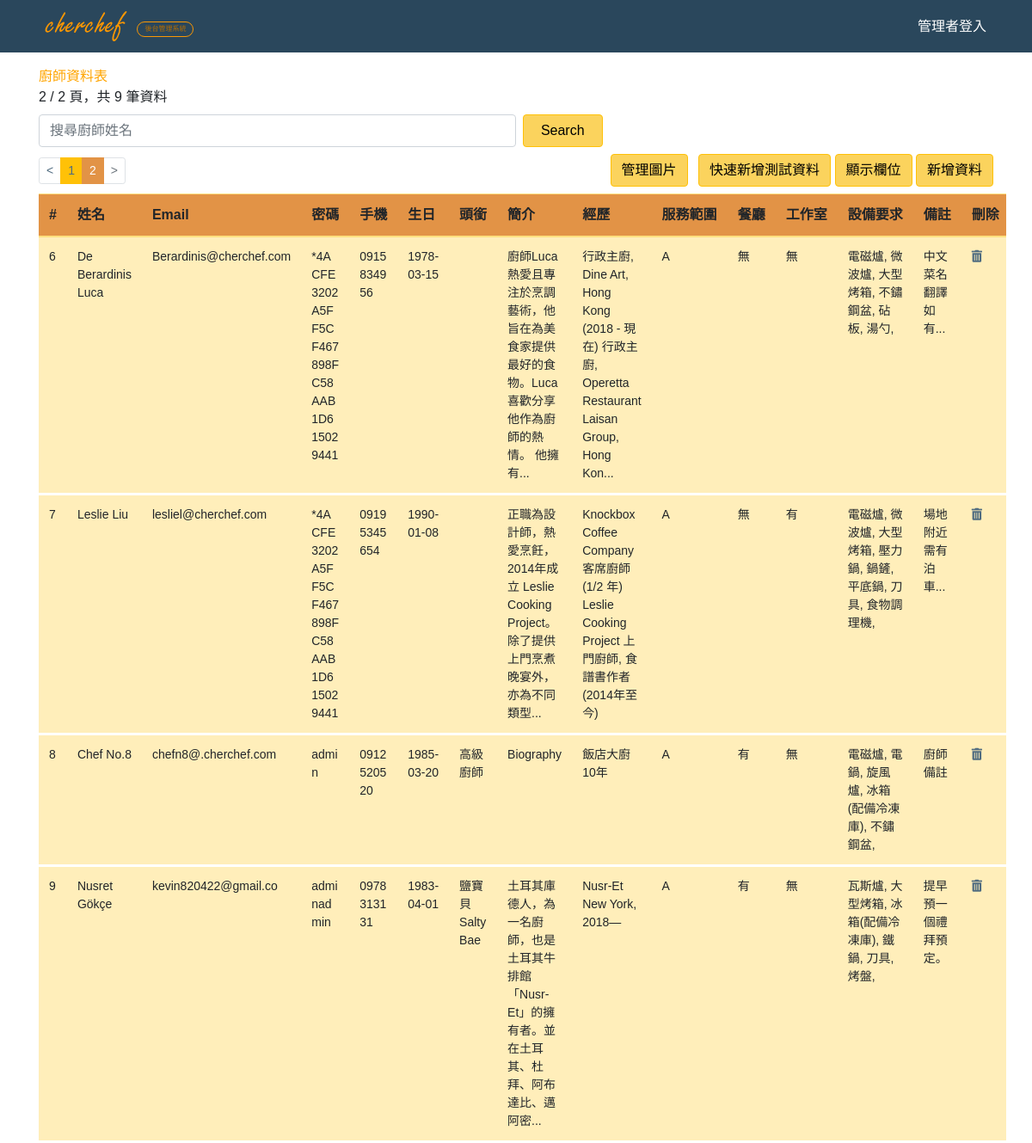
The app's page /Chef/chef_test.php?page=2 with its own data.
### tables this page shows
CREATE TABLE `chef` (
  `sid` int(11) NOT NULL,
  `name` varchar(255) NOT NULL,
  `email` varchar(255) NOT NULL,
  `password` varchar(255) NOT NULL,
  `mobile` varchar(255) NOT NULL,
  `birthday` date NOT NULL,
  `pic` varchar(255) NOT NULL,
  `title` varchar(255) DEFAULT NULL,
  `info` varchar(255) DEFAULT NULL,
  `experience` varchar(255) NOT NULL,
  `food_set` varchar(255) DEFAULT NULL,
  `area` varchar(255) NOT NULL,
  `restaurant` varchar(255) DEFAULT NULL,
  `own_kitchen` varchar(255) NOT NULL,
  `tool` varchar(255) DEFAULT NULL,
  `note` varchar(255) DEFAULT NULL
);

CREATE TABLE `tool` (
  `sid` int(11) NOT NULL,
  `tool_name` varchar(255) NOT NULL
);

### Chef/chef_test.php (the view, shortened to what this page needs)
<?php
require __DIR__ . '/connect.php';
$per_page = 5;
$page = isset($_GET['page']) ? intval($_GET['page']) : 1;
$t_sql = "SELECT * FROM `tool` ORDER BY `tool`.`sid`";
$t_stmt = $pdo->query($t_sql);
$all_tool = $t_stmt->fetchAll(PDO::FETCH_ASSOC);
$t_sql = "SELECT COUNT(1) FROM chef";
$t_stmt = $pdo->query($t_sql);
$total_rows = $t_stmt->fetch(PDO::FETCH_NUM)[0];
$total_pages = ceil($total_rows / $per_page);
$sql = sprintf("SELECT * FROM chef ORDER BY sid LIMIT %s, %s", ($page - 1) * $per_page, $per_page);
$stmt = $pdo->query($sql);
$rows = $stmt->fetchAll(PDO::FETCH_ASSOC);
?>
<?php include __DIR__ . '/_html_header.php' ?>
<?php include __DIR__ . '/_navbar.php' ?>
<div class="container pt-3">
    <div style="color:orange;">廚師資料表</div>
    <div><?= $page . " / " . $total_pages . " 頁，共 " . $total_rows . " 筆資料" ?></div>
    <div class="row">
        <div class="col-lg-12">
            <form class="form-inline d-flex" name="form1" action="chef_data_search.php" method="post">
                <input type="text" class="form-control col-12 col-md-6 mr-2 my-2" id="search_input" name="search_input"
                    placeholder="搜尋廚師姓名">
                <button type="submit" class="btn btn-warning col-12 col-md-2 col-lg-1 my-md-2 mb-2">Search</button>
            </form>
            <nav class="d-flex mb-2">
                <ul class="pagination pagination-sm mb-0 mr-auto align-items-center">
                    <li class="page-item <?= $page <= 1 ? 'disabled' : '' ?>">
                        <a class="page-link" href="?page=<?= $page - 1 ?>">&lt;</a>
                    </li>
                    <?php for ($i = 1; $i <= $total_pages; $i++) : ?>
                    <li class="page-item <?= $i == $page ? 'active' : '' ?>">
                        <a class="page-link bg-warning border-warning" href="?page=<?= $i ?>"><?= $i ?></a>
                    </li>
                    <?php endfor ?>
                    <li class="page-item <?= $page >= $total_pages ? 'disabled' : '' ?>">
                        <a class="page-link" href="?page=<?= $page + 1 ?>">&gt;</a>
                    </li>
                </ul>
                <div>
                    <a href="chef_photo.php"><button type="button" class="btn btn-warning mr-2">管理圖片</button></a>
                    <a href="chef_insert.php"><button type="button" class="btn btn-warning">快速新增測試資料</button></a>
                    <div class="btn btn-warning showSelect" style="position:relative;cursor:pointer">顯示欄位
                    </div>
                    <a href="chef_data_insert.php"><button type="button" class="btn btn-warning">新增資料</button></a>
                </div>
            </nav>
        </div>
    </div>
    <div class="row">
        <div class="col-lg-12 table-responsive card-list-table">
            <table class="table table-warning table-hover" data-locale="zh-TW" data-toggle="table"
                data-pagination="true" data-page-list="[10, 25, 50, 100, 200, All]" data-sort-order="desc"
                data-search="true" data-search-align="left" data-pagination-pre-text="上一頁"
                data-pagination-next-text="下一頁" data-buttons-class="warning" data-buttons-toolbar=".buttons-toolbar">
                <thead class="bg-warning text-nowrap">
                    <tr>
                        <th scope="col" data-sortable="true" data-field="sid">#</th>
                        <th scope="col" data-sortable="true" data-field="name">姓名</th>
                        <th scope="col" data-field="email">Email</th>
                        <th scope="col" data-field="password">密碼</th>
                        <th scope="col" data-field="mobile">手機</th>
                        <th scope="col" data-sortable="true" data-field="birthday">生日</th>
                        <th scope="col" data-field="title">頭銜</th>
                        <th scope="col" data-field="info">簡介</th>
                        <th scope="col" data-field="experience">經歷</th>
                        <th scope="col" data-field="area">服務範圍</th>
                        <th scope="col" data-field="restaurant">餐廳</th>
                        <th scope="col" data-field="own_kitchen">工作室</th>
                        <th scope="col" data-field="tool">設備要求</th>
                        <th scope="col" data-field="note">備註</th>
                        <div col-md-6>
                            <th scope="col">刪除</th>
                        </div>
                    </tr>
                </thead>
                <tbody id="myTable">
                    <?php foreach ($rows as $row) : ?>
                    <tr class="form_data_font_style">
                        <td data-title="#" ><?= $row['sid'] ?></td>
                        <td data-title="姓名"><?= $row['name'] ?></td>
                        <td data-title="Email" data-fieldName="email"><?= $row['email'] ?></td>
                        <td data-title="密碼" class="text-break" data-fieldName="password"><?= $row['password'] ?></td>
                        <td data-title="手機" class="text-break" data-fieldName="mobile"><?= $row['mobile'] ?></td>
                        <td data-title="生日" data-fieldName="birthday"><?= $row['birthday'] ?></td>
                        <td data-title="頭銜"  data-fieldName="title"><?= $row['title'] ?></td>
                        <td data-title="簡介"  data-fieldName="info"><?= mb_strimwidth($row['info'], 0, 100, "...", "UTF-8"); ?></td>
                        <td data-title="經歷"  data-fieldName="experience"><?= mb_strimwidth($row['experience'], 0, 100, "...", "UTF-8");  ?>
                        </td>
                        <td data-title="服務範圍"  data-fieldName="area"><?= $row['area'] ?></td>
                        <td data-title="餐廳"  data-fieldName="restaurant"><?= $row['restaurant'] == 1 ? "有" : "無" ?></td>
                        <td data-title="工作室"  data-fieldName="own_kitchen"><?= $row['own_kitchen'] == 1 ? "無" : "有" ?></td>
                        <td data-title="設備要求"  data-fieldName="tool">
                            <?php $require_tools = explode(",", $row['tool']);
                            foreach ($require_tools as $require_tool) :
                                foreach ($all_tool as $tool) :
                                    if ($require_tool == $tool['sid']) :
                                        echo $tool['tool_name'] . "," ?>
                            <?php endif;endforeach;endforeach; ?></td>
                        <td data-title="備註" data-fieldName="note"><?= mb_strimwidth($row['note'], 0, 20, "...", "UTF-8");  ?></td>
                        <td data-title="刪除"><a href="javascript: delete_it(<?= $row['sid'] ?>)"><i
                                    class="fas fa-trash-alt"></i></a></td>
                    </tr>
                    <?php endforeach; ?>
                </tbody>
            </table>
        </div>
    </div>
</div>
<?php include __DIR__ . '/_html_footer.php';  ?>

### Chef/main.css (style rules this page uses)
* { font-family: 'Noto Sans TC', sans-serif; }
.table { margin: 0; }
.form_data_font_style { font-size: 14px; font-family: Arial, Helvetica, sans-serif, "微軟正黑體"; }
nav a { color: white; }
table a { color: #506c80; }
.page-link { color: #506c80; }
html { margin: 0; padding: 0; width: 100% }
body { margin: 0; padding: 0; width: 100%; background-size: cover; height: 100vh; display: table; }
.table-warning td { border-color: #fff !important; border-bottom: 3px solid #fff; }
.btn-warning { color: #000; background-color: #fbd35d !important; }
.table-warning thead { background: #e29346 !important; }
.pagination>li.active>a.page-link { background-color: #e29346 !important; border-color: #e29346 !important; }

### records on screen
chef: sid "6", name "De Berardinis Luca", email "Berardinis@cherchef.com", password "*4ACFE3202A5FF5CF467898FC58AAB1D615029441", mobile "0915834956", birthday "1978-03-15", info "廚師Luca熱愛且專注於烹調藝術，他旨在為美食家提供最好的食物。Luca喜歡分享他作為廚師的熱情。 他擁有...", experience "行政主廚, Dine Art, Hong Kong (2018 - 現在) 行政主廚, Operetta Restaurant Laisan Group, Hong Kon...", area "A", shows "無", own_kitchen "無", note "中文菜名翻譯如有..."
tool: tool_name "電磁爐"
tool: tool_name "微波爐"
tool: tool_name "大型烤箱"
tool: tool_name "不鏽鋼盆"
tool: tool_name "砧板"
tool: tool_name "湯勺"
chef: sid "7", name "Leslie Liu", email "lesliel@cherchef.com", password "*4ACFE3202A5FF5CF467898FC58AAB1D615029441", mobile "09195345654", birthday "1990-01-08", info "正職為設計師，熱愛烹飪，2014年成立 Leslie Cooking Project。除了提供上門烹煮晚宴外， 亦為不同類型...", experience "Knockbox Coffee Company 客席廚師 (1/2 年) Leslie Cooking Project 上門廚師, 食譜書作者 (2014年至今)", area "A", shows "無", own_kitchen "有", note "場地附近需有泊車..."
tool: tool_name "壓力鍋"
tool: tool_name "鍋鏟"
tool: tool_name "平底鍋"
tool: tool_name "刀具"
tool: tool_name "食物調理機"
chef: sid "8", name "Chef No.8", email "chefn8@.cherchef.com", password "admin", mobile "0912520520", birthday "1985-03-20", title "高級廚師", info "Biography", experience "飯店大廚 10年", area "A", restaurant "有", own_kitchen "無", note "廚師備註"
tool: tool_name "電鍋"
tool: tool_name "旋風爐"
tool: tool_name "冰箱(配備冷凍庫)"
chef: sid "9", name "Nusret Gökçe", email "kevin820422@gmail.co", password "adminadmin", mobile "0978313131", birthday "1983-04-01", title "鹽寶貝 Salty Bae", info "土耳其庫德人，為一名廚師，也是土耳其牛排館「Nusr-Et」的擁有者。並在土耳其、杜拜、阿布達比、邁阿密...", experience "Nusr-Et New York, 2018—", area "A", restaurant "有", own_kitchen "無", note "提早預一個禮拜預定。"
tool: tool_name "瓦斯爐"
tool: tool_name "鐵鍋"
tool: tool_name "烤盤"

### other values on screen
$page "2"
$total_pages "2"
$total_rows "9"
